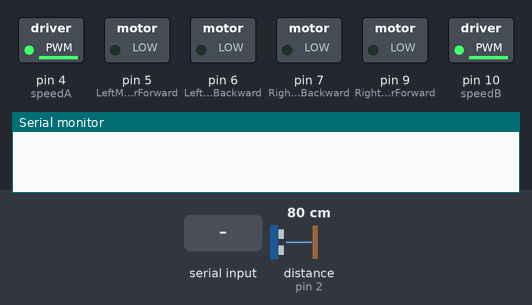
Simulated run of this sketch. Board: Arduino Mega 2560, built with avr-gcc and run on an emulated ATmega2560. Parts: switched loads named in the sketch (green lamp = pin HIGH), the last lines printed to the serial monitor. Wiring (inferred from the names in the program): ultrasonic range finder: trigger pin 3; echo pin 2. Inputs (shaded band) come from the test bench; at power-on: distance to the obstacle (sensor on pin 2) 80 cm. The echo pulse lasts 58.3 µs per cm; pins used as bus, display or sensor lines are not drawn.

Above: at 1.2 s.
1.3 s: "F" received over the second serial link
At 2.5 s:
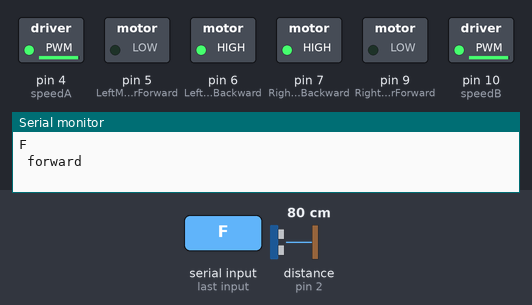
2.8 s: "B" received over the second serial link
At 3.9 s:
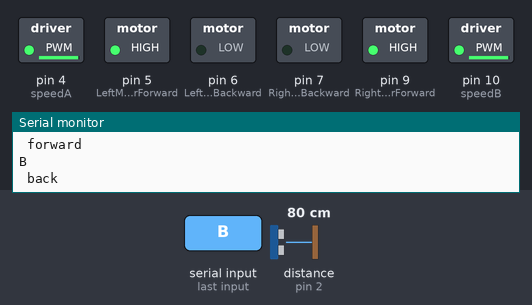
4.3 s: "R" received over the second serial link
At 5.0 s:
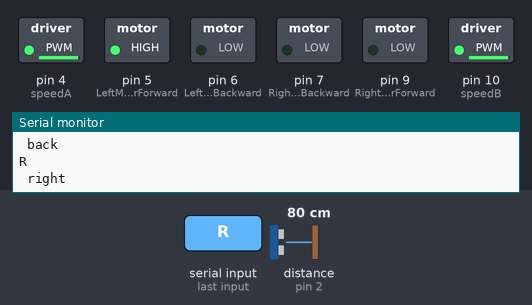
5.8 s: "L" received over the second serial link
At 7.0 s:
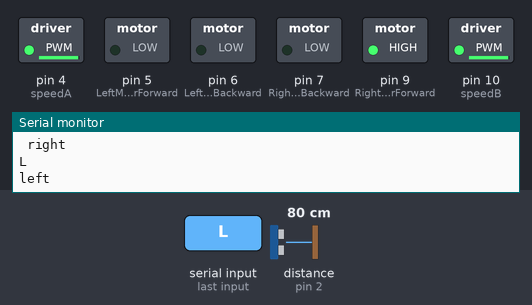
7.3 s: "1" received over the second serial link
At 8.5 s:
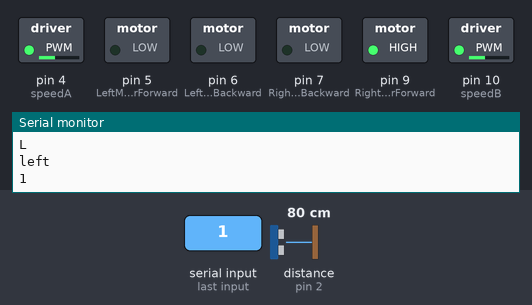
8.8 s: distance to the obstacle (sensor on pin 2) set to 25 cm
10.3 s: distance to the obstacle (sensor on pin 2) set to 19 cm
At 10.7 s:
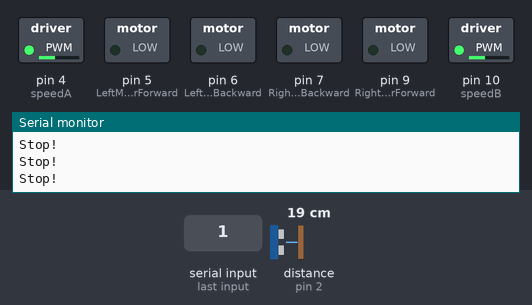
Timing chart, 0 to 12.8 s (numbered marks = the images above; inputs shaded):
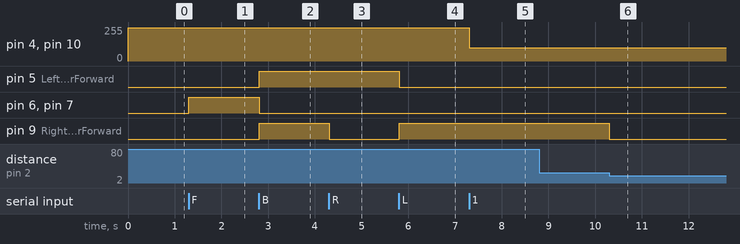

Measured:
- the behaviour switches between 22 and 21 cm on distance to the obstacle (sensor on pin 2) (found by bisection; images 5 and 6)
- after the input at 1.3 s, pin 6 (LeftMotorBackward), pin 7 (RightMotorBackward): LOW → HIGH at once
- after the input at 2.8 s, pin 5 (LeftMotorForward), pin 9 (RightMotorForward): LOW → HIGH at once; pin 6 (LeftMotorBackward), pin 7 (RightMotorBackward): HIGH → LOW at once
- after the input at 4.3 s, pin 9 (RightMotorForward): HIGH → LOW at once
- after the input at 5.8 s, pin 5 (LeftMotorForward): HIGH → LOW at once; pin 9 (RightMotorForward): LOW → HIGH at once
- after the input at 7.3 s, pin 4 (speedA), pin 10 (speedB): 250/255 → 100/255 at once
- after the input at 8.8 s, every drawn part: stays the same
- after the input at 10.3 s, pin 9 (RightMotorForward): HIGH → LOW at once

The sketch:

Car_Robot.ino
```cpp
//sensor pins
#define echoPin 2 // attach pin D2 Arduino to pin Echo of HC-SR04
#define trigPin 3 //attach pin D3 Arduino to pin Trig of HC-SR04
#define trig_pin A1 //analog input 1
#define echo_pin A2 //analog input 2

//define Variables
long duration;
int distance1;


int distance = 100;

char getstr;
const int LeftMotorForward = 5;
const int LeftMotorBackward = 6;
const int RightMotorForward = 9;
const int RightMotorBackward = 7;
const int speedA = 4;
const int speedB = 10;
int speed = 250;


void forward()
{
  digitalWrite(LeftMotorBackward, HIGH);
  digitalWrite(RightMotorBackward, HIGH);
  digitalWrite(LeftMotorForward, LOW);
  digitalWrite(RightMotorForward, LOW);
  Serial.println(" forward");
}

void back()
{
  digitalWrite(LeftMotorForward, HIGH);
  digitalWrite(RightMotorForward, HIGH);
  digitalWrite(LeftMotorBackward, LOW);
  digitalWrite(RightMotorBackward, LOW);
  Serial.println(" back");
}

void left()
{
  digitalWrite(LeftMotorBackward, LOW);
  digitalWrite(RightMotorForward, HIGH);
  digitalWrite(LeftMotorForward, LOW);
  digitalWrite(RightMotorBackward, LOW);
  Serial.println("left");
}

void right()
{
  digitalWrite(LeftMotorForward, HIGH);
  digitalWrite(RightMotorBackward, LOW);
  digitalWrite(LeftMotorBackward, LOW);
  digitalWrite(RightMotorForward, LOW);
  Serial.println(" right");
}

void stop()
{
  digitalWrite(RightMotorForward, LOW);
  digitalWrite(LeftMotorForward, LOW);
  digitalWrite(RightMotorBackward, LOW);
  digitalWrite(LeftMotorBackward, LOW);
  Serial.println("Stop!");
}

void setup()
{
  Serial.begin(9600);
  Serial1.begin(9600);
  pinMode(trigPin, OUTPUT); // Sets the trigPin as an OUTPUT
  pinMode(echoPin, INPUT); // Sets the echoPin as an INPUT
  pinMode(RightMotorForward, OUTPUT);
  pinMode(LeftMotorForward, OUTPUT);
  pinMode(LeftMotorBackward, OUTPUT);
  pinMode(RightMotorBackward, OUTPUT);
  distance = read();

}

void loop()
{

  int distanceRight = 0;
  int distanceLeft = 0;
    if (distance <= 20){
      stop();


    }
     else
  if (Serial1.available()) {
    getstr = ((char)Serial1.read());
    Serial.println(getstr);


    if (getstr == 'F')
    {
      forward();
    }
    else if (getstr == 'B')
    {
      back();
    }
    else if (getstr == 'R')
    {
      right();

    }
    else if (getstr == 'L')
    {
      left();
    }

    else if (getstr == '1' )
    {
      speed = 100;


    }
    else if (getstr == '2' )
    {
      speed = 120;


    }
       else if (getstr == '3' )
    {
      speed = 140;


    }
        else if (getstr == '4' )
    {
      speed = 160;


    }
        else if (getstr == '5' )
    {
      speed = 180;


    }
        else if (getstr == '6' )
    {
      speed = 200;


    }
       else if (getstr == '7' )
    {
      speed = 220;


    }   else if (getstr == '8' )
    {
      speed = 240;


    }
     else if (getstr == '9' )
    {
      speed = 250;


    }
  }

  distance = read();
  analogWrite(speedA, speed);
  analogWrite(speedB, speed);
}

int read() {
  digitalWrite(trigPin, LOW);
  digitalWrite(trigPin, HIGH);
  digitalWrite(trigPin, LOW);
  duration = pulseIn(echoPin, HIGH);
  distance1 = duration * 0.034 / 2;
  return distance1;

}
```
